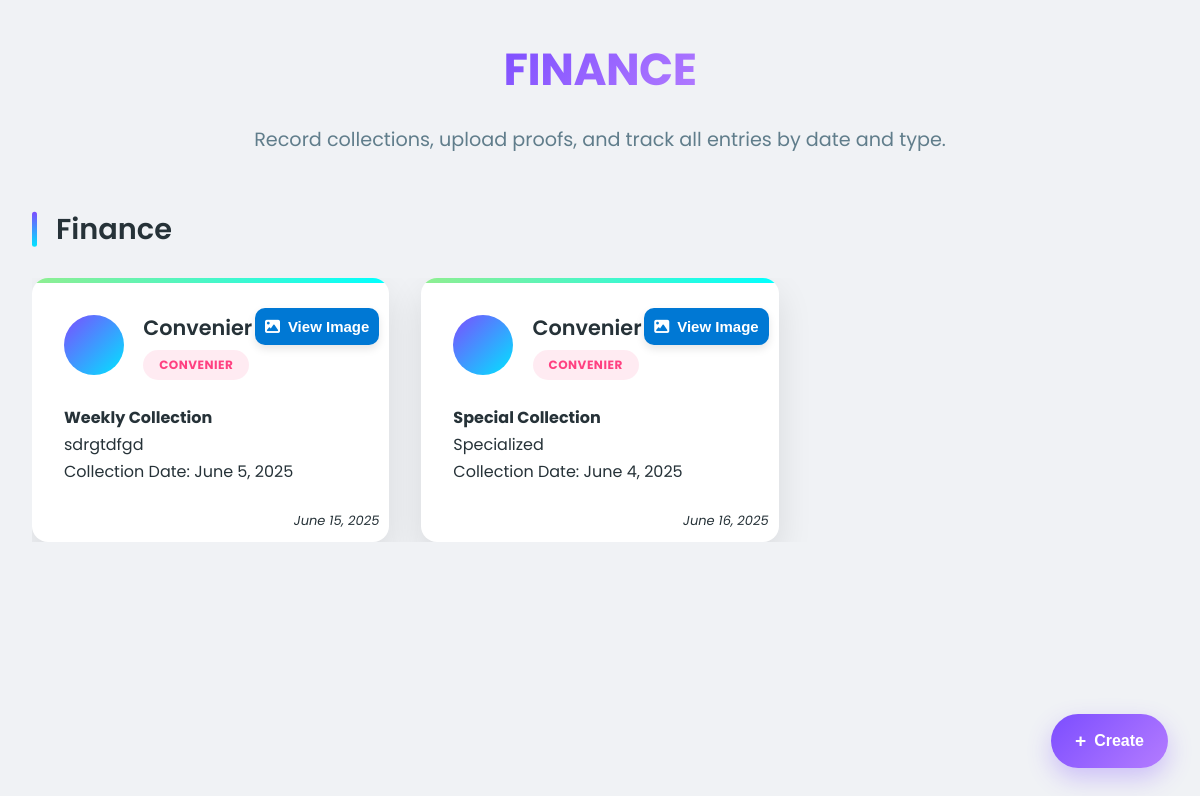
Before: /dashboard/finance/ (signed in) with the older database file.
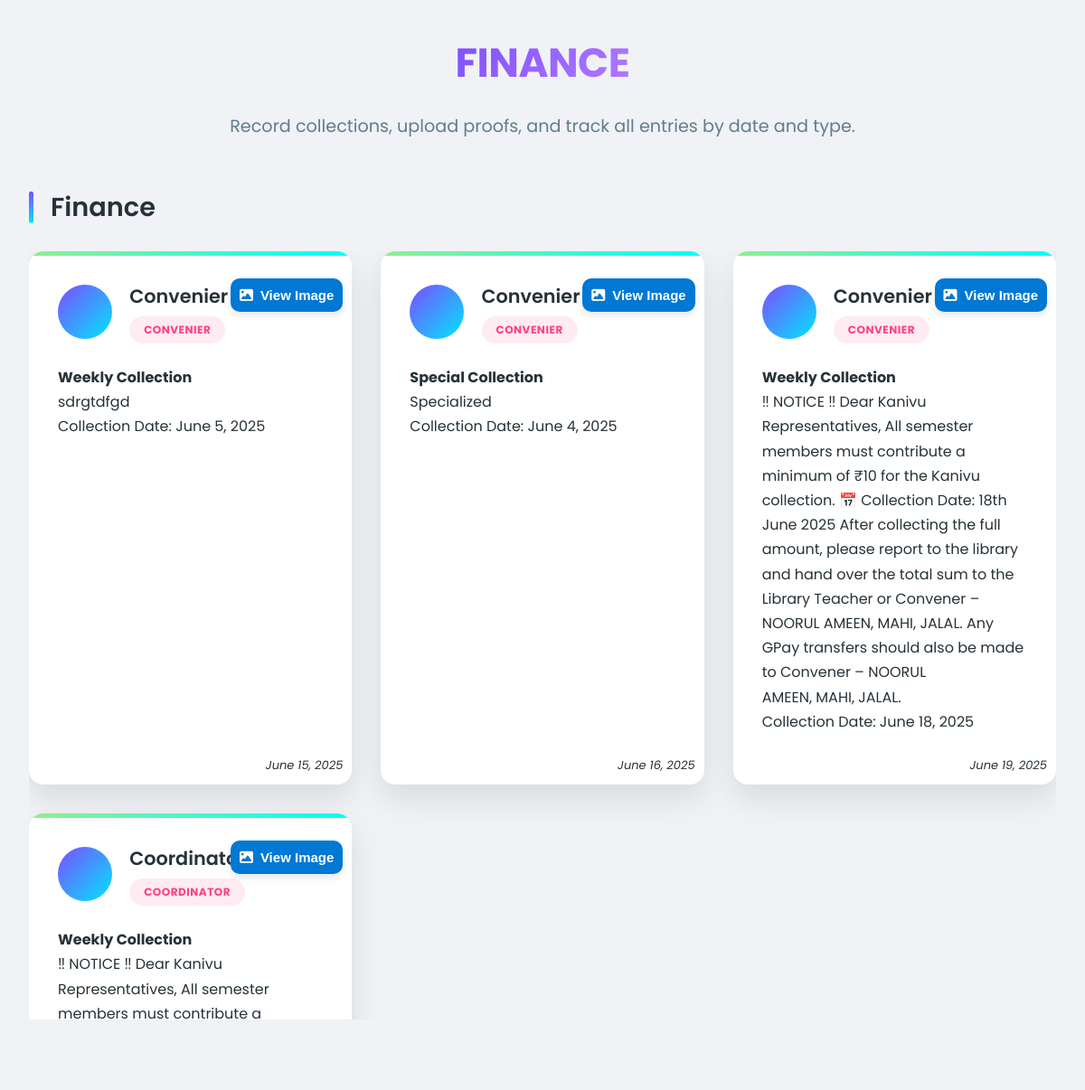
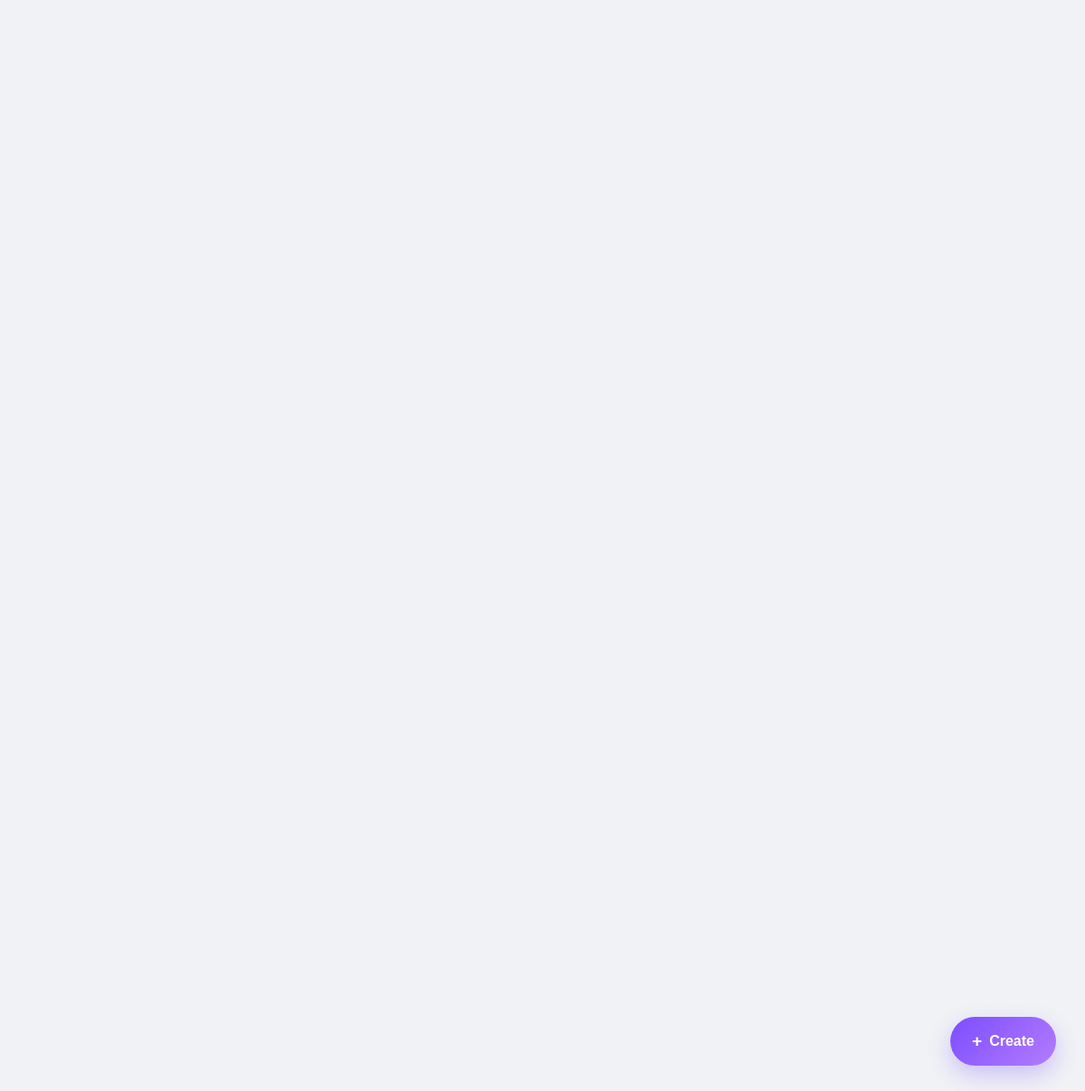
After: the same page with the newer database file (2 pictures, top to bottom).
### dashboard/models.py (models this page shows, shortened)
class FinanceModel(models.Model):
    COLLECTION_TYPE_CHOICES=(
        ("Weekly Collection","Weekly Collection"),
        ("Monthly Collection","Monthly Collection"),
        ("Special Collection","Special Collection"),
    )
    user=models.ForeignKey(User,on_delete=models.CASCADE)
    collection_type=models.CharField(choices=COLLECTION_TYPE_CHOICES)
    description=models.TextField()
    collection_date=models.DateField()
    announced_date=models.DateField(auto_now_add=True)
    image=models.ImageField(upload_to="media/finance/")

### users/models.py (models this page shows, shortened)
class UserProfile(models.Model):
    GENDER_CHOICE=(
        ("","Select the gender"),
        ("male","male"),
        ("female","female"),
    )
    ROLE_CHOICE=(
        ("public_user","public_user"),
        ("member","member"),
        ("coordinator","coordinator"),
        ("convenier","convenier"),
    )
    user=models.OneToOneField(User,on_delete=models.CASCADE)
    phone_number=models.CharField(max_length=10,null=True,blank=True)
    role=models.CharField(max_length=20,choices=ROLE_CHOICE,default="public_user")
    gender=models.CharField(max_length=10,choices=GENDER_CHOICE,null=True,blank=True)
    address=models.TextField(null=True,blank=True)
    created_at=models.DateTimeField(auto_now_add=True)

### dashboard/views.py (the view)
# urls.py: path("finance/",views.Finance,name="finance"),
@login_required(login_url="users:login")
def Finance(req):
    if (req.method=="POST"):
        form=financeModelForm(req.POST,req.FILES)
        if form.is_valid():
            finance=form.save(commit=False)
            finance.user=req.user
            finance.save()
            ft=form.cleaned_data.get("collection_type")
            return JsonResponse({
                "status":"success",
                "title":"Finance updated.",
                "message":f"Your {ft} collection is successfully submitted"
            })
        else:
            errors=form_errors(form)
            return JsonResponse({
                "status":"error",
                "title":"An error occured",
                "message":errors
            })
    else:
        form=financeModelForm()
        finance=FinanceModel.objects.all()
        cntx={
            "form":form,
            "finance":finance
        }
        return render(req,"dashboard/finance.html",context=cntx)

### templates/dashboard/finance.html (shortened to what this page needs)
<!DOCTYPE html>
<html lang="en">
    {% load static %}
<head>
     <link rel="stylesheet" href="https://cdnjs.cloudflare.com/ajax/libs/font-awesome/6.5.0/css/all.min.css">
</head>
<body>
    <div class="container">
        <header>
            <h1>FINANCE</h1>
            <p class="subtitle">Record collections, upload proofs, and track all entries by date and type.</p>
        </header>
        {% if request.user.userprofile.role == "convenier" or request.user.userprofile.role == "coordinator" %}
            <aside>
                <button type="button" id="create_finance" onclick="openModal()">Create</button>
            </aside>
        {% endif %}
        {% if finance %}
            <div class="section-header">
                <h2 class="section-title">Finance</h2>
            </div>
            <div class="user-grid">
                {% for i in finance %}
                <div class="user-card">
                    <div class="user-header">
                        <div class="user-avatar"></div>
                        <div class="user-info">
                            <div class="user-name">{{ i.user.username }}</div>
                            <span class="user-role role-coordinator">{{i.user.userprofile.role}}</span>
                        </div>
                    </div>
                    <div class="user-details">
                        <b>{{i.collection_type}}</b>
                        <p>{{i.description}}</p>
                        <p>Collection Date: {{i.collection_date}}</p>
                        <i class="time">{{i.announced_date}}</i>
                    </div>
                    <button class="custom-btn btn-view-img" data-img="{{i.image.url}}" type="button" onclick="viewImage(this)">
                        <i class="fas fa-image"></i> View Image
                    </button>
                </div>
                {% endfor %}
            </div>
        {% endif %}
    </div>
</body>
</html>

Changed rows visible on the page:
added FinanceModel: user.username "Convenier", user.userprofile.role "CONVENIER", collection_type "Weekly Collection", description "‼ NOTICE ‼ Dear Kanivu Representatives, All semester members must contribute a minimum of ₹10 for the Kanivu collection. 📅 Collection Date: 18th June 2025 After collecting the full amount, please report to the library and hand over the total sum to the Library Teacher or Convener – NOORUL AMEEN, MAHI, JALAL. Any GPay transfers should also be made to Convener – NOORUL AMEEN, MAHI, JALAL.", collection_date "June 18, 2025", announced_date "June 19, 2025"
added FinanceModel: user.username "Coordinator", user.userprofile.role "COORDINATOR", collection_type "Weekly Collection", description "‼ NOTICE ‼ Dear Kanivu Representatives, All semester members must contribute a…"
